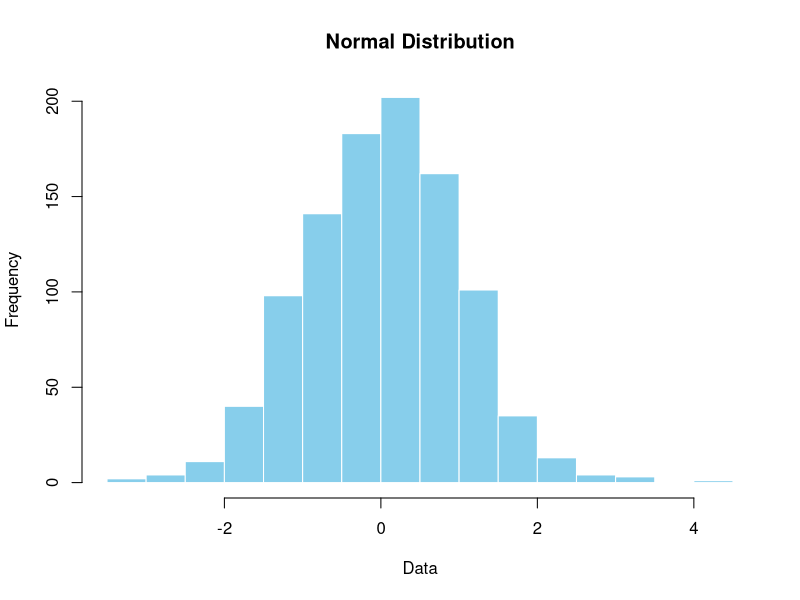
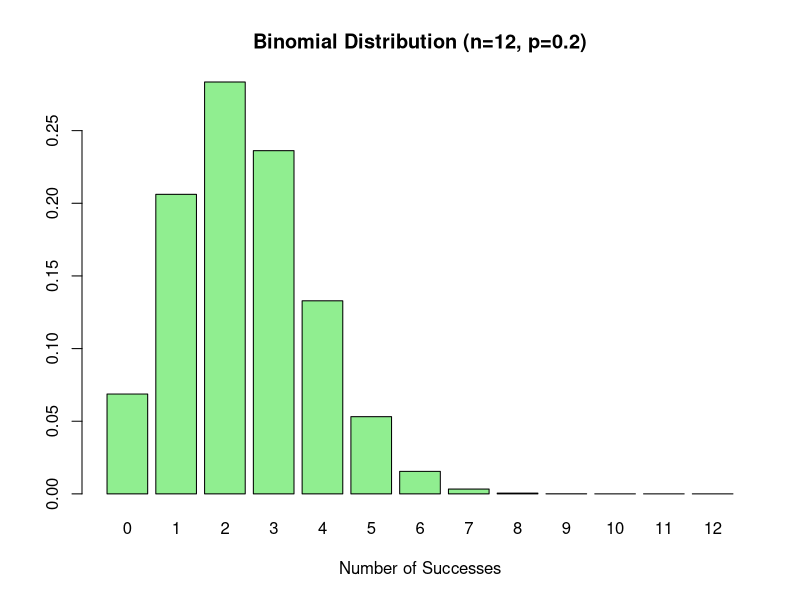
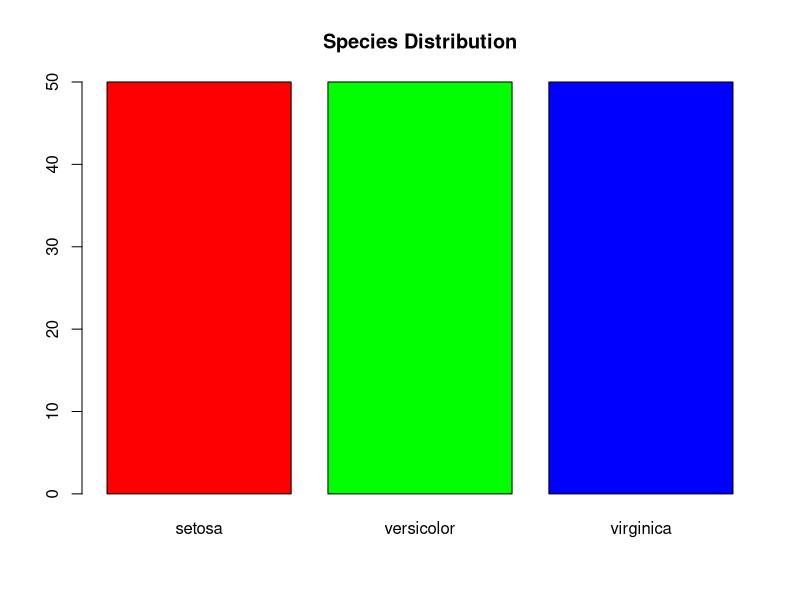
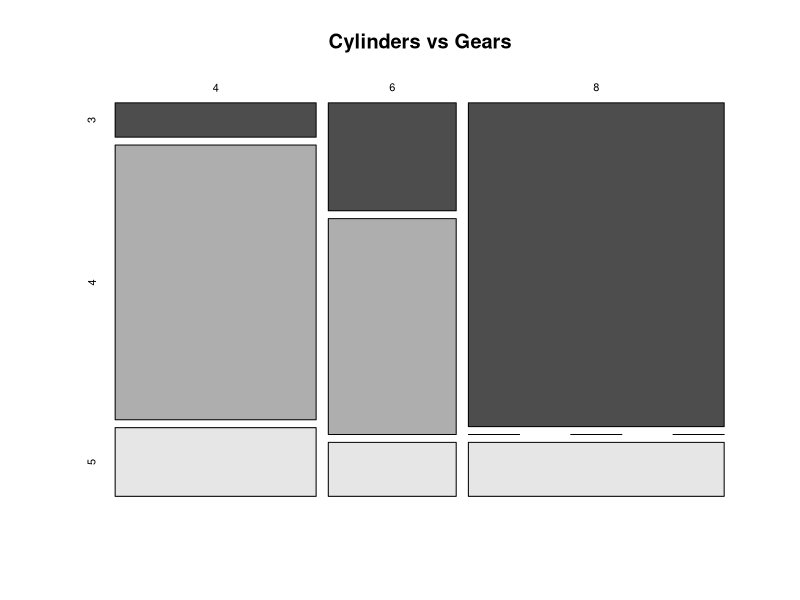

Recreate these plots in R, in order. (Note: this script raises an error after producing the figures.)
# =====================================================

# LESSON 6: Statistics slide excercise
# Author: Rathina Grace Monica / Adjunct Lecturer

# =====================================================
# Slide 5
# --- Step 1: Generate Data ---
# We generate 1000 random numbers from a normal distribution 
# with a mean of 0 and a standard deviation of 1

data <- rnorm(1000, mean = 0, sd = 1)

# --- Step 2: Plot the Histogram ---
hist(data, 
     main = "Normal Distribution", 
     xlab = "Data", 
     ylab = "Frequency", 
     col = "skyblue",      # Adds professional visual appeal
     border = "white")     # Makes individual bars easier to see

# Slide 7
# # Probability of getting exactly 4 correct answers in 12 trials 
# with a success probability of 0.2
probability <- dbinom(4, size = 12, prob = 0.2)

# Display the result in the console
print(probability)

# Optional: Rounding for a cleaner presentation
round(probability, 4)

# Visualize the full distribution for the demo
successes <- 0:12
probs <- dbinom(successes, size = 12, prob = 0.2)
barplot(probs, names.arg = successes, 
        main = "Binomial Distribution (n=12, p=0.2)",
        col = "lightgreen", xlab = "Number of Successes")

# Slide 9
# --- Step 1: Create a sample contingency table ---
data_table <- as.table(rbind(c(762, 327, 468), 
                             c(484, 54, 150), 
                             c(433, 109, 150)))

# --- Step 2: Define dimension names for clarity ---
dimnames(data_table) <- list(gender = c("Male", "Female", "Unknown"),
                             result = c("Approve", "Disapprove", "Undecided"))

# --- Step 3: Perform the Chi-Square Test ---
chi_sq_result <- chisq.test(data_table)

# --- Step 4: Display Results ---
print(chi_sq_result)

#Slide 10
# --- Step 1: Load & Understand Data ---
# Assigning iris to 'data' and checking column names
data <- iris
names(data)

# Opens the documentation for the iris dataset 
help(iris) 

# --- Step 2: Create Frequency Table ---
# This shows the count for each of the 3 species
species_table <- table(data$Species)
print(species_table)

barplot(species_table, main="Species Distribution", col=c("red", "green", "blue"))
str(data)

#Slide 11
# --- Example 1: Iris Dataset (Sepal Length vs. Species) ---
# This shows how many instances of each Sepal Length exist per species
cross_tab_iris <- table(iris$Sepal.Length, iris$Species)
print(cross_tab_iris)

# --- Example 2: mtcars Dataset (Cylinders vs. Gears) ---
# This shows the distribution of engine cylinders across different gear counts
cross_tab_cars <- table(mtcars$cyl, mtcars$gear)
print(cross_tab_cars)

mosaicplot(cross_tab_cars, main="Cylinders vs Gears", color=TRUE)

# Slide 12
# Create the CSV File 
# We will create a data frame with some sample data
# This ensures the "random" data is the same every time you demo
set.seed(42)
sample_data <- data.frame(
  Eye.Color = sample(c("Brown", "Blue", "Green"), 100, replace = TRUE),
  Sex = sample(c("Male", "Female"), 100, replace = TRUE)
)

# Write this to a CSV file in your current folder
write.csv(sample_data, "people2.csv", row.names = FALSE)
message("File 'people2.csv' has been created successfully!")


# Now the file exists, so this will work perfectly!
people2 <- read.csv("people2.csv")

# Check column names
print("Column Names:")
print(names(people2))

# Create and Display the Cross Tabulation ---
table2 <- table(people2$Eye.Color, people2$Sex)

print("Cross Tabulation (Eye Color vs Sex):")
print(table2)

# Slide 13
# --- Step 1: Overall Proportion ---
# Expresses each cell as a fraction of the entire dataset (Sum of all cells = 1)
prop_overall <- prop.table(table2)
print("Overall Proportions:")
print(prop_overall)

# --- Step 2: Row-wise Proportion (margin = 1) ---
# Useful to see: "Of all people with Blue eyes, what % are Male vs Female?"
prop_row <- prop.table(table2, margin = 1)
print("Row Proportions (Sum of each row = 1):")
print(prop_row)

# --- Step 3: Column-wise Proportion (margin = 2) ---
# Useful to see: "Of all Females, what % have Brown eyes?"
prop_col <- prop.table(table2, margin = 2)
print("Column Proportions (Sum of each column = 1):")
print(prop_col)

# --- Step 4: Table of Percentages ---
# Makes the data much easier for an audience to read during a presentation
percent_table <- round(prop.table(table2) * 100, 2) # Added 2 decimal places for neatness
print("Table of Percentages (%):")
print(percent_table)

# Slide 14
# --- Step 1: Add Marginal Totals ---
# Adds both row and column totals (The "Grand Total" is in the bottom right)
table_with_totals <- addmargins(table2)
print("Table with All Marginal Sums:")
print(table_with_totals)

# --- Step 2: Specific Totals (For Demo Variation) ---
# Sum of each column (Column total)
print("Table with Column Totals Only (margin=1):")
print(addmargins(table2, margin = 1))

# Sum of each row (Row total)
print("Table with Row Totals Only (margin=2):")
print(addmargins(table2, margin = 2))

# --- Step 3: Test of Association ---
# This is a 'hassle-free' shortcut to get the Chi-Square result
print("Chi-Square Test Summary:")
summary(table2)

# Slide15
# --- Step 1: Update the data with a third variable ---
# We add "Height.Cat" (Short, Tall) to our existing data
people2$Height.Cat <- sample(c("Short", "Tall"), nrow(people2), replace = TRUE)

# Verify the new column exists
names(people2)

# --- Step 2: Create the 3D Contingency Table ---
# This categorizes Eye Color by Sex AND Height Category
table_3d <- table(people2$Eye.Color, people2$Sex, people2$Height.Cat)

# --- Step 3: Display the result ---
# R will display this as multiple 2D tables (slices)
print(table_3d)

# Probability Distribution using R
# Slide 26
# --- Scenario: A coin is tossed 5 times (n=5, p=0.5) ---

# 1. Probability of getting exactly ONE head
prob_1_head <- dbinom(1, size = 5, prob = 0.5)
print(paste("Probability of 1 head:", prob_1_head))

# 2. Probability of getting exactly THREE heads
prob_3_heads <- dbinom(3, size = 5, prob = 0.5)
print(paste("Probability of 3 heads:", prob_3_heads))

# Calculate for 1 and 3 heads simultaneously
dbinom(c(1, 3), size = 5, prob = 0.5)

# Slide 28
# Cumulative probability distribution
# Scenario: 45% female, sample of 10. 
# Find probability of 2 or less (0, 1, or 2).
cumulative_prob <- pbinom(2, size = 10, prob = 0.45)

print(cumulative_prob)


#Slide 30
# --- Scenario: Fair Coin, 10 Flips (n=10, p=0.5) ---

# 1. Forward Calculation (pbinom)
# Question: What is the probability of getting 3 or fewer heads?
prob_value <- pbinom(3, size = 10, prob = 0.5)
print(paste("Probability (Cumulative):", prob_value))


# 2. Reverse Calculation (qbinom)
# Question: To reach a cumulative probability of 0.171875, 
# how many heads (successes) do we need?
heads_needed <- qbinom(prob_value, size = 10, prob = 0.5)
print(paste("Number of heads (Quantile):", heads_needed))

#Slide 31
# --- Scenario: Simulating Data ---
# n = 8 (number of values to generate)
# size = 150 (number of trials per value)
# prob = 0.4 (probability of success)

# Generate the random values
x <- rbinom(n = 8, size = 150, prob = 0.4)

# Display the generated numbers
print(x)

# Poisson Distribution
#Slide 36
# --- Scenario: Poisson Distribution ---
# lambda: average rate of success (10 calls/hour)
# x: number of successes we are interested in (7 calls)

# 1. Define parameters
lambda_val <- 10
x_val <- 7

# 2. Calculate the probability mass function (PMF)
prob <- dpois(x = x_val, lambda = lambda_val)

# 3. Display the result
print(prob)

#Slide 37 - Cumulative Poisson Probability (ppois)
# Scenario: Hospital experiences average of 4 births per hour (lambda = 4)
# What is the probability that 4 or fewer births occur?
# Manual sum: P(0)+P(1)+P(2)+P(3)+P(4)

prob_le_4 <- ppois(q = 4, lambda = 4)
print(prob_le_4)
# Result: ~0.6288 or 62.88%

#Slide 38
# --- Scenario: Website Visits ---
# lambda: the average number of events per unit time (500 visits/day)
# p: the cumulative probability threshold (95% or 0.95)

# Calculate the minimum number of people expected with 95% probability
result <- qpois(p = 0.95, lambda = 500)

# Display the result
print(result)

#Slide 39
# --- Scenario: Website Traffic Simulation ---
# n: the number of random variables (numbers) to generate
# lambda: the mean (average rate) of the Poisson distribution

# Example: Generate 10 random numbers from a Poisson distribution with a mean of 5
random_numbers <- rpois(n = 10, lambda = 5)

# Display the generated numbers
print(random_numbers)

# Slide 45
# Generate 1000 random numbers from a normal distribution
data <- rnorm(1000, mean = 0, sd = 1)

# Plot the histogram
hist(data, 
     main = "Normal Distribution", 
     xlab = "Data", 
     ylab = "Frequency",
     col = "steelblue", 
     border = "white")

#The GRE(Graduate Record Examinations ) is widely used to help predict 
#the performance of applicants to graduate schools. The range of possible 
#scores on a GRE is 200 to 900. The psychology department at a university 
#finds that the students in their department have scores with a mean of 544 
#and standard deviation of 103. Find the value of the density function at x=550

# Calculate the density function for a GRE score of 550
# dnorm(x, mean, sd)
result <- dnorm(550, 544, 103)

# Display the result
print(result)

#Slide 46 Cumulative Distribution Function (pnorm)
# Find the probability that a student has a score less than 480
# Syntax: pnorm(q, mean, sd)
pnorm(480, 544, 103)

#Slide 47 Quantile Function (qnorm)
# Find the 90th percentile height
# Syntax: qnorm(p, mean, sd)
qnorm(0.9, 170, 5)

#Slide 48
# --- Scenario: Normal Distribution Simulation ---
# n: the number of random values to produce
# mean: the average of the distribution
# sd: the standard deviation

# Example: Generate 10 random numbers with a mean of 5 and SD of 2
random_variates <- rnorm(n = 10, mean = 5, sd = 2)

# Display the generated numbers
print(random_variates)
